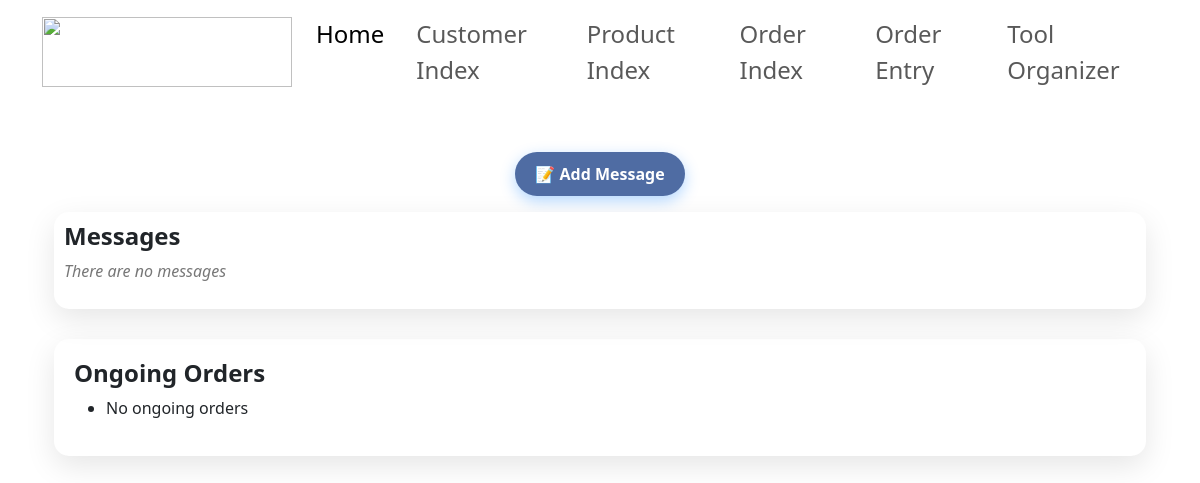
The app's page /, older data.
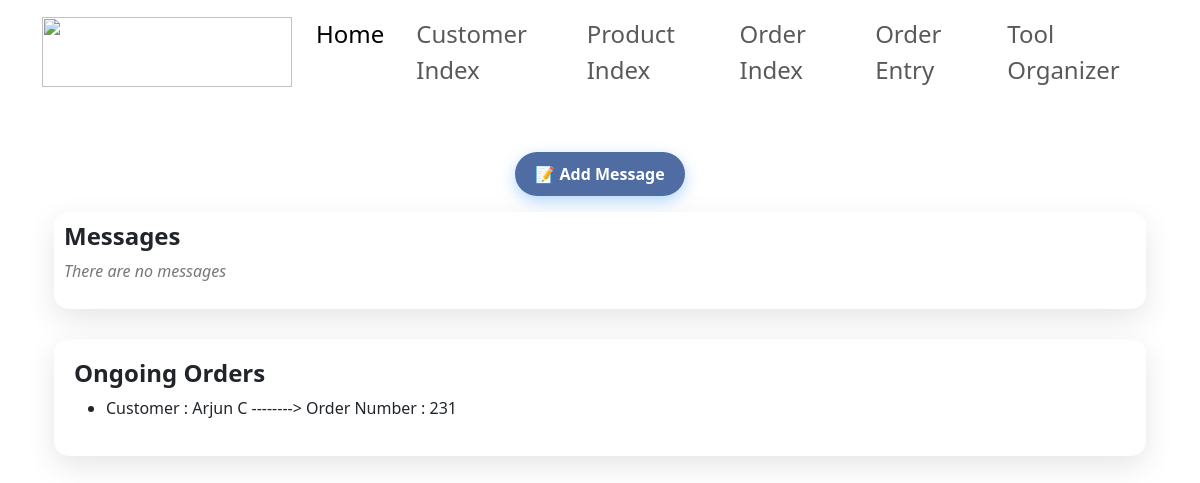
The same page, newer data.
### app1/models.py (models this page shows, shortened)
class Order(models.Model):
    customer = models.ForeignKey(Customer, on_delete=models.CASCADE, related_name='orders')
    po_number = models.CharField(max_length=100, unique=True)
    due_date = models.DateField()
    ship_to_address = models.CharField(max_length=255, blank=True, null=True)  # Ship-to address as a text field
    status_choices = [
        ('In Progress', 'In Progress'),
        ('Completed', 'Completed')
    ]
    status = models.CharField(max_length=50, choices=status_choices, default='In Progress')

class Customer(models.Model):
    name = models.CharField(max_length=255)
    customer_id = models.CharField(max_length=100, unique=True)
    email = models.EmailField()
    phone_number = models.CharField(max_length=20)
    city = models.CharField(max_length=100)
    street = models.CharField(max_length=255)
    postal_code = models.CharField(max_length=20)
    fax = models.CharField(max_length=20, blank=True, null=True)

### app1/views.py (the view)
# urls.py: 2. Add a URL to urlpatterns:  path('', views.home, name='home')
def home(request):
    orders = Order.objects.all()
    return render(request,"home.html",{"orders":orders})

### templates/home.html (shortened to what this page needs)
{% extends 'base.html' %}
{% block content %}
<div class="container">
    <div class="message-icon text-center">
        <button type="button" class="btn btn-info" data-bs-toggle="modal" data-bs-target="#messageModal">
            📝 Add Message
        </button>
    </div>
    <div class="message-display mt-3">
        <h4>Messages</h4>
        <div id="messageArea">
            <p id="noMessage" class="no-messages">There are no messages</p>
        </div>
    </div>
</div>
<div class="container">
    <div class="order-list">
        <h4>Ongoing Orders</h4>
        <div id="orderDisplay">
            <ul>
                {% for order in orders %}
                <li>Customer : {{ order.customer.name }} -------->  Order Number : {{ order.po_number }}</li>
                {% empty %}
                <li>No ongoing orders</li>
                {% endfor %}
            </ul>
        </div>
    </div>
</div>
{% endblock %}

Row changes from the older to the newer data that the page shows:
added Order: customer.name "Arjun C", po_number "231"
Text that changed along with them:
text no longer shown: "No ongoing orders"
